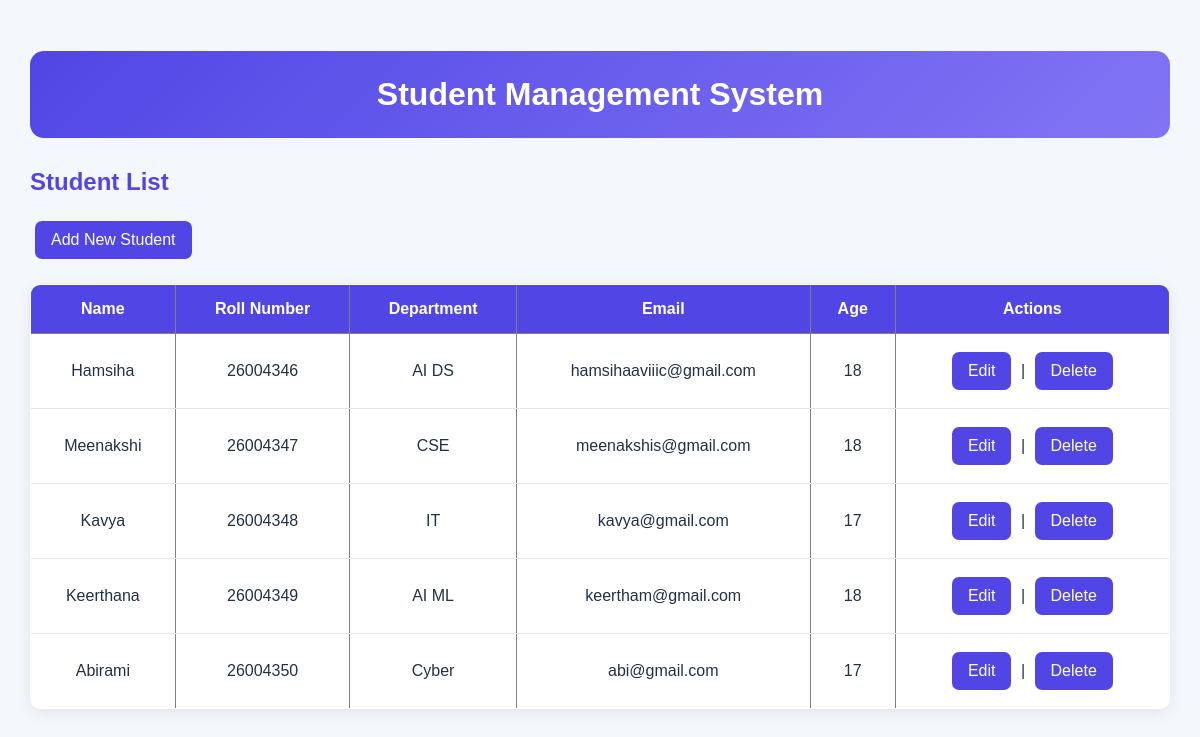
The page / on the database its author committed.
### students/models.py (models this page shows, shortened)
class Student(models.Model):
    name = models.CharField(max_length=100)
    roll_number = models.CharField(max_length=20)
    department = models.CharField(max_length=100)
    email = models.EmailField()
    age = models.IntegerField()

### students/views.py (the view)
# urls.py: path('', views.student_list, name='student_list'),
def student_list(request):
    students = Student.objects.all()
    return render(request, 'students/student_list.html', {
        'students': students
    })

### students/templates/students/student_list.html (shortened to what this page needs)
<!DOCTYPE html>
<html lang="en">
<head>
    {% load static %}
    <link rel="stylesheet" href="{% static 'students/style.css' %}">
</head>
<body>
    <h1>Student Management System</h1>
    <h2>Student List</h2>
    <a href="{% url 'student_create' %}">Add New Student</a>
    <table border="1" cellpadding="10">
        <tr>
            <th>Name</th>
            <th>Roll Number</th>
            <th>Department</th>
            <th>Email</th>
            <th>Age</th>
            <th>Actions</th>
        </tr>
        {% for student in students %}
        <tr>
            <td>{{ student.name }}</td>
            <td>{{ student.roll_number }}</td>
            <td>{{ student.department }}</td>
            <td>{{ student.email }}</td>
            <td>{{ student.age }}</td>
            <td>
                <a href="{% url 'student_update' student.pk %}">Edit</a>
                |
                <a href="{% url 'student_delete' student.pk %}">Delete</a>
            </td>
        </tr>
        {% empty %}
        <tr>
            <td colspan="6">No students found.</td>
        </tr>
        {% endfor %}
    </table>
</body>
</html>

### students/static/students/style.css (style rules this page uses)
body { font-family: Arial, sans-serif; background: #f4f7fc; margin: 0; padding: 30px; color: #243047; }
h1 { text-align: center; color: #ffffff; background: linear-gradient(135deg, #5146e5, #8175f5); padding: 25px; border-radius: 14px; margin-bottom: 30px; }
h2 { color: #5146e5; margin-bottom: 20px; }
a { display: inline-block; text-decoration: none; background: #5146e5; color: white; padding: 10px 16px; border-radius: 7px; margin: 5px; }
table { width: 100%; border-collapse: collapse; background: white; margin-top: 20px; box-shadow: 0 4px 15px rgba(0, 0, 0, 0.08); border-radius: 10px; overflow: hidden; }
th { background: #5146e5; color: white; padding: 15px; }
td { padding: 13px; text-align: center; border-bottom: 1px solid #e5e7eb; }

### rows shown on the page
Student: name "Hamsiha", roll_number "26004346", department "AI DS", email "hamsihaaviiic@gmail.com", age "18"
Student: name "Meenakshi", roll_number "26004347", department "CSE", email "meenakshis@gmail.com", age "18"
Student: name "Kavya", roll_number "26004348", department "IT", email "kavya@gmail.com", age "17"
Student: name "Keerthana", roll_number "26004349", department "AI ML", email "keertham@gmail.com", age "18"
Student: name "Abirami", roll_number "26004350", department "Cyber", email "abi@gmail.com", age "17"
